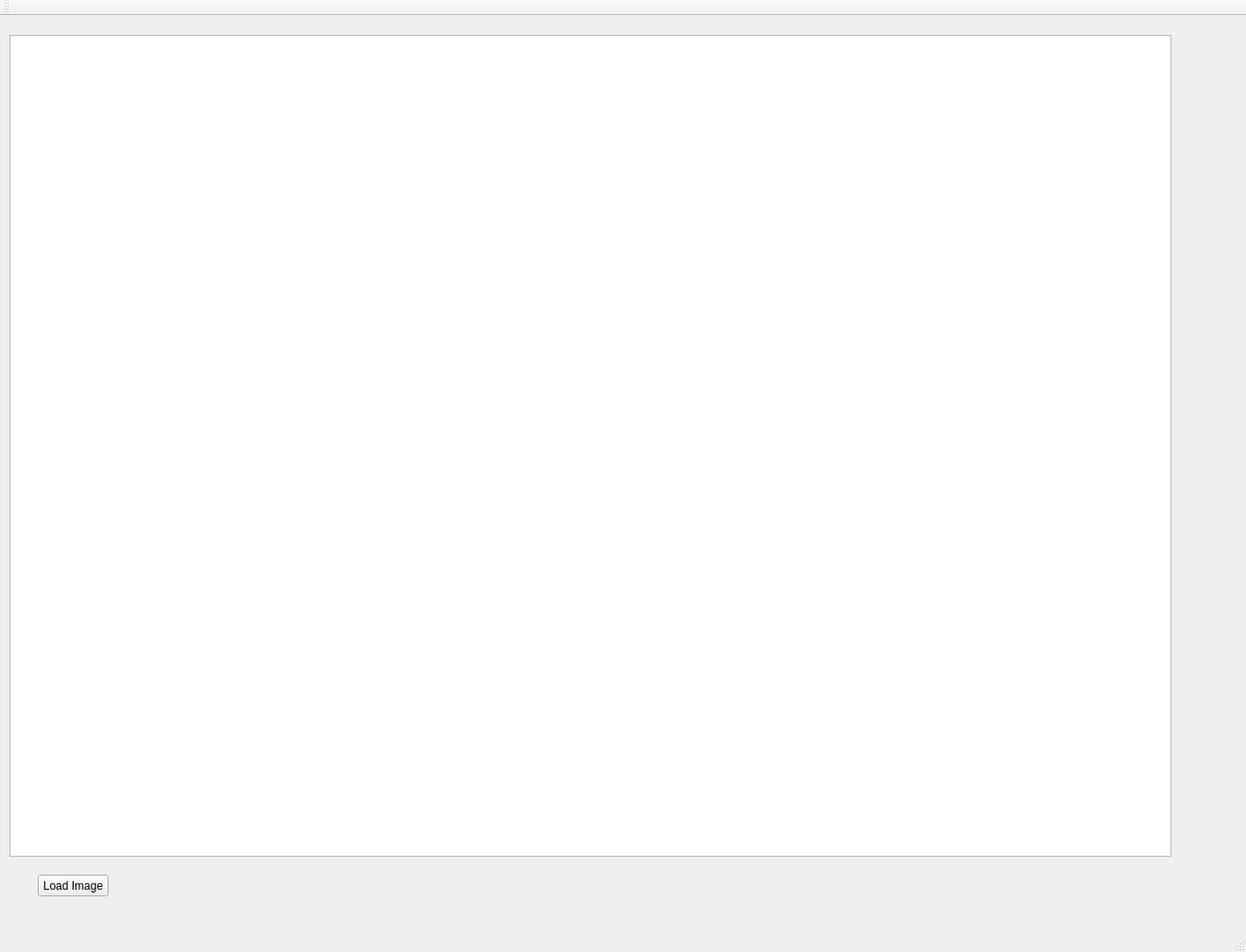
<?xml version="1.0" encoding="UTF-8"?>
<ui version="4.0">
 <class>MainWindow</class>
 <widget class="QMainWindow" name="MainWindow">
  <property name="geometry">
   <rect>
    <x>0</x>
    <y>0</y>
    <width>1320</width>
    <height>1009</height>
   </rect>
  </property>
  <property name="windowTitle">
   <string>MainWindow</string>
  </property>
  <widget class="QWidget" name="centralWidget">
   <widget class="QGraphicsView" name="graphicsView">
    <property name="geometry">
     <rect>
      <x>10</x>
      <y>20</y>
      <width>1231</width>
      <height>871</height>
     </rect>
    </property>
   </widget>
   <widget class="QPushButton" name="pushButton">
    <property name="geometry">
     <rect>
      <x>40</x>
      <y>910</y>
      <width>75</width>
      <height>23</height>
     </rect>
    </property>
    <property name="text">
     <string>Load Image</string>
    </property>
   </widget>
  </widget>
  <widget class="QMenuBar" name="menuBar">
   <property name="geometry">
    <rect>
     <x>0</x>
     <y>0</y>
     <width>1320</width>
     <height>21</height>
    </rect>
   </property>
  </widget>
  <widget class="QToolBar" name="mainToolBar">
   <attribute name="toolBarArea">
    <enum>TopToolBarArea</enum>
   </attribute>
   <attribute name="toolBarBreak">
    <bool>false</bool>
   </attribute>
  </widget>
  <widget class="QStatusBar" name="statusBar"/>
 </widget>
 <layoutdefault spacing="6" margin="11"/>
 <resources/>
 <connections/>
</ui>
